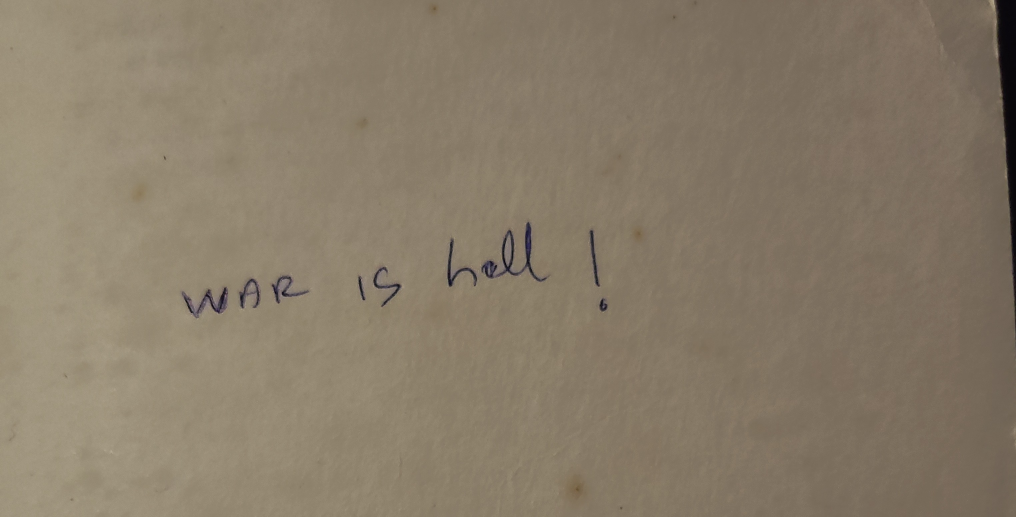
#> input picture uploads/AIDS3578484738/1.jpg, 3048 x 1549 px (shown at 1/3 size)
$ python simple_handwriting_ocr.py uploads/AIDS3578484738/1.jpg
#> lines starting #> are read from the running program, lines starting #| are printed output that depends on the picture
import cv2
import numpy as np
import os
import sys

# Python 3.14.2 compatible imports
try:
    import easyocr
    EASYOCR_AVAILABLE = True
except ImportError:
    EASYOCR_AVAILABLE = False
    print("EasyOCR not available. Install with: pip install easyocr")

def recognize_handwriting(image_path):
    """Main function to recognize handwriting from image path"""
#> called with image_path = 'uploads/AIDS3578484738/1.jpg'

    # Check if file exists
    if not os.path.exists(image_path):
        return {"error": f"File not found: {image_path}"}

    # Check file extension
    valid_extensions = ['.jpg', '.jpeg', '.png', '.bmp', '.tiff']
    if not any(image_path.lower().endswith(ext) for ext in valid_extensions):
        return {"error": "Invalid file format. Use JPG, PNG, BMP, or TIFF"}

    try:
        # Read and preprocess image
        img = cv2.imread(image_path)
#> img is the input picture: shape (1549, 3048, 3); mean B, G, R 104.8, 123.8, 136.4
        if img is None:
            return {"error": "Could not load image"}

        # Convert to grayscale
        gray = cv2.cvtColor(img, cv2.COLOR_BGR2GRAY)
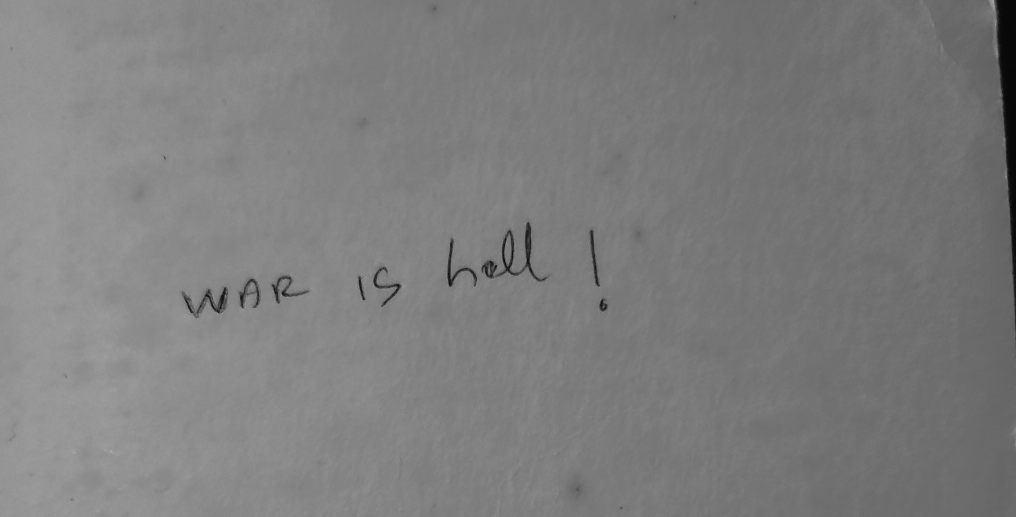
#> gray: shape (1549, 3048) (shown at 1/3 size); min 1, max 185, mean 125.5

        # Resize image to improve small text recognition (scale up by 2x)
        height, width = gray.shape
#> height = 1549; width = 3048
        gray = cv2.resize(gray, (width * 2, height * 2), interpolation=cv2.INTER_CUBIC)
#> gray: shape (3098, 6096)

        # Apply Gaussian blur to reduce noise
        blurred = cv2.GaussianBlur(gray, (3, 3), 0)

        # Apply adaptive threshold for better text extraction
        thresh = cv2.adaptiveThreshold(blurred, 255, cv2.ADAPTIVE_THRESH_GAUSSIAN_C, cv2.THRESH_BINARY, 11, 2)
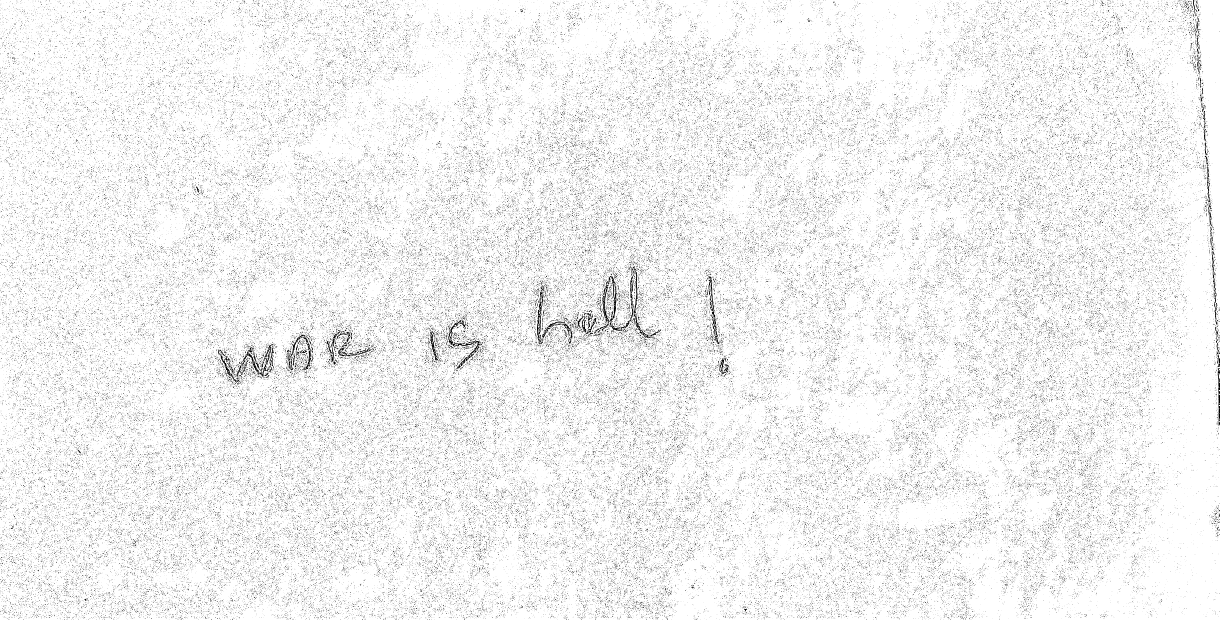
#> thresh: shape (3098, 6096) (shown at 1/5 size); 94.6% white; black in thin lines or dots

        # Morphological operations to clean up small text
        kernel = np.ones((2, 2), np.uint8)
        cleaned = cv2.morphologyEx(thresh, cv2.MORPH_CLOSE, kernel)
#> cleaned: shape (3098, 6096); 96.8% white; black in thin lines or dots

        # Invert if needed (text should be black on white)
        if np.mean(cleaned) < 127:
            cleaned = cv2.bitwise_not(cleaned)

        results = {"preprocessing": "completed", "texts": []}

        # Try OCR if available
        if EASYOCR_AVAILABLE:
            reader = easyocr.Reader(['en'])

            # Try multiple approaches for better small text recognition
            ocr_results = []

            # 1. Original image
            try:
                ocr_original = reader.readtext(image_path, detail=1, width_ths=0.4, height_ths=0.4)
                ocr_results.extend(ocr_original)
            except:
                pass

            # 2. Processed image with better settings for small text
            try:
                ocr_processed = reader.readtext(cleaned, detail=1, width_ths=0.3, height_ths=0.3, paragraph=False)
                ocr_results.extend(ocr_processed)
            except:
                pass

            # 3. Further upscaled version for very small text
            try:
                upscaled = cv2.resize(cleaned, (width * 4, height * 4), interpolation=cv2.INTER_CUBIC)
                ocr_upscaled = reader.readtext(upscaled, detail=1, width_ths=0.2, height_ths=0.2)
                ocr_results.extend(ocr_upscaled)
            except:
                pass

            # Collect results with lower confidence threshold for small text
            for bbox, text, confidence in ocr_results:
                if confidence > 0.2 and len(text.strip()) > 0:  # Lower threshold for small text
                    results["texts"].append({
                        "text": text.strip(),
                        "confidence": round(confidence, 2)
                    })

            # Remove duplicates and sort by confidence
            seen = set()
            unique_texts = []
            for item in sorted(results["texts"], key=lambda x: x["confidence"], reverse=True):
                text_lower = item["text"].lower()
                if text_lower not in seen:
                    seen.add(text_lower)
                    unique_texts.append(item)
            results["texts"] = unique_texts

        else:
            results["error"] = "EasyOCR not available. Install with: pip install easyocr"

        return results

    except Exception as e:
        return {"error": str(e)}

# Simple usage function
def ocr_from_path(file_path):
    """Simple wrapper for command line usage"""
    print(f"🔍 Analyzing: {file_path}")
    result = recognize_handwriting(file_path)

    if "error" in result:
        print(f"❌ Error: {result['error']}")
        return

    print("\n📝 Detected Text:")
    if result["texts"]:
        for i, item in enumerate(result["texts"], 1):
            print(f"  {i}. '{item['text']}' (confidence: {item['confidence']})")
    else:
        print("  No text detected")

    return result

# Usage examples
if __name__ == "__main__":
    import sys

    if len(sys.argv) > 1:
        # Command line usage: python simple_handwriting_ocr.py image.jpg
        image_path = sys.argv[1]
        ocr_from_path(image_path)
#> (the call stopped at in recognize_handwriting, `reader = easyocr.Reader(['en'])`: easyocr is not available in this run)
    else:
        # Default usage
        image_path = 'my_handwriting.jpg'
        if os.path.exists(image_path):
            ocr_from_path(image_path)
        else:
            print(f"❌ Default image '{image_path}' not found!")
            print("Usage: python simple_handwriting_ocr.py <image_path>")
            print("Example: python simple_handwriting_ocr.py my_image.jpg")
